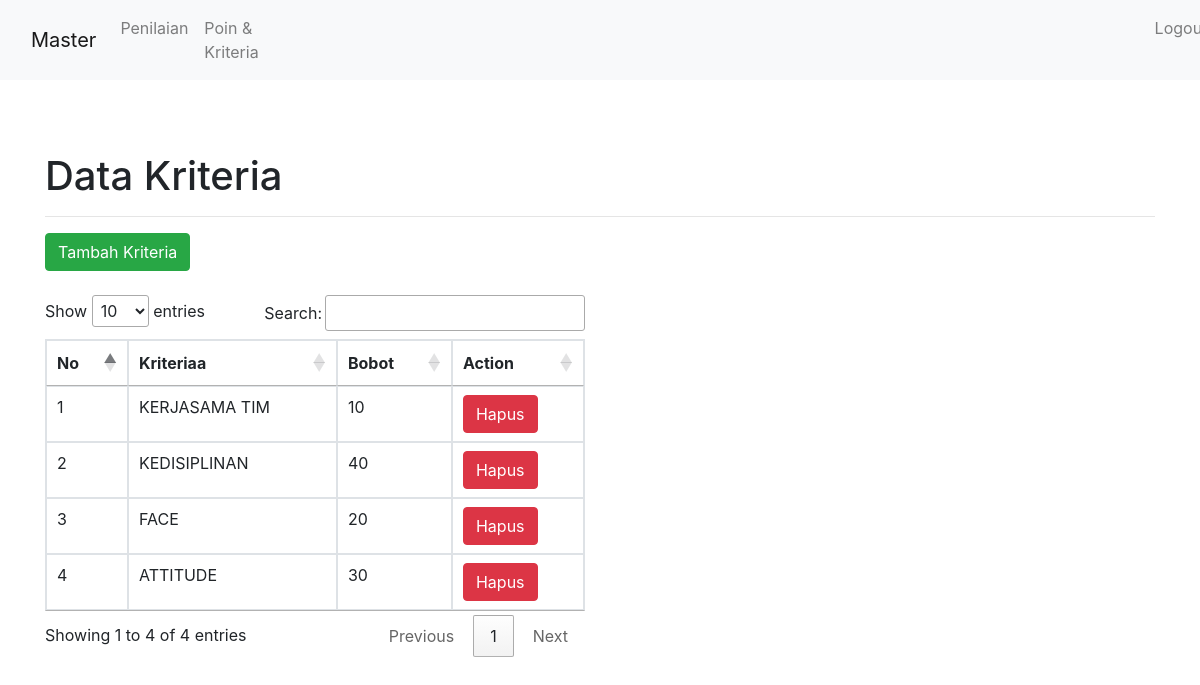
The page /dashboard/kriteria/ on the database its author committed.
### nilai/models.py (models this page shows, shortened)
class  Data_Kriteria(models.Model):
    list_attr = (
        ('cost','cost'),
        ('benefit','benefit')
    )
    kode_kriteria = models.CharField(max_length=2)
    nama_kriteria = models.CharField(max_length=100)
    attribut = models.CharField(max_length=100,choices=list_attr)
    bobot = models.IntegerField()

### nilai/views.py (the view, shortened to what this page needs)
# urls.py: path('kriteria/',KriteriaView,name='kriteria'),
def KriteriaView(r):
    form = NamaKriteriaForm()
    data = Data_Kriteria.objects.all()
    context = {
        'a':data,
        'form':form
    }
    return render(r,'kriteria.html',context)

### nilai/forms.py
class NamaKriteriaForm(forms.ModelForm):
    class Meta:
        model = Data_Kriteria
        exclude = ['krips']

### templates/kriteria.html (shortened to what this page needs)
{% extends "snippets/base.html" %}
{% block  content %}
<div class="container">
    <br>
    <div class="row">
        <div class="col-md-12">
            <h1>Data Kriteria</h1>
            <hr>
        </div>
        <div class="col-md-6">
            <button type="button" data-toggle="modal" data-target="#exampleModal" class="btn btn-success">Tambah
                Kriteria
            </button>
        </div>
    </div>
    <br>
    <div class="row">
        <div class="col-md-6">
            <table class="table table-bordered" id="myTable">
                <thead>
                <tr>
                    <th scope="col">No</th>
                    <th scope="col">Kriteriaa</th>
                    <th scope="col">Bobot</th>
                    <th scope="col">Action</th>
                </tr>
                </thead>
                <tbody>
                {% for x in a  %}
                <tr>
                    <td>{{forloop.counter}}</td>
                    <td>{{x.nama_kriteria}}</td>
                    <td>{{x.bobot}}</td>
                    <td><a href="{% url 'hapus-kriteria' id=x.id %}" class="btn btn-danger">Hapus</a></td>
                </tr>
                {% endfor  %}
                </tbody>
            </table>
        </div>
    </div>
</div>
{% endblock content %}

### rows shown on the page
Data_Kriteria: nama_kriteria "KERJASAMA TIM", bobot "10"
Data_Kriteria: nama_kriteria "KEDISIPLINAN", bobot "40"
Data_Kriteria: nama_kriteria "FACE", bobot "20"
Data_Kriteria: nama_kriteria "ATTITUDE", bobot "30"
